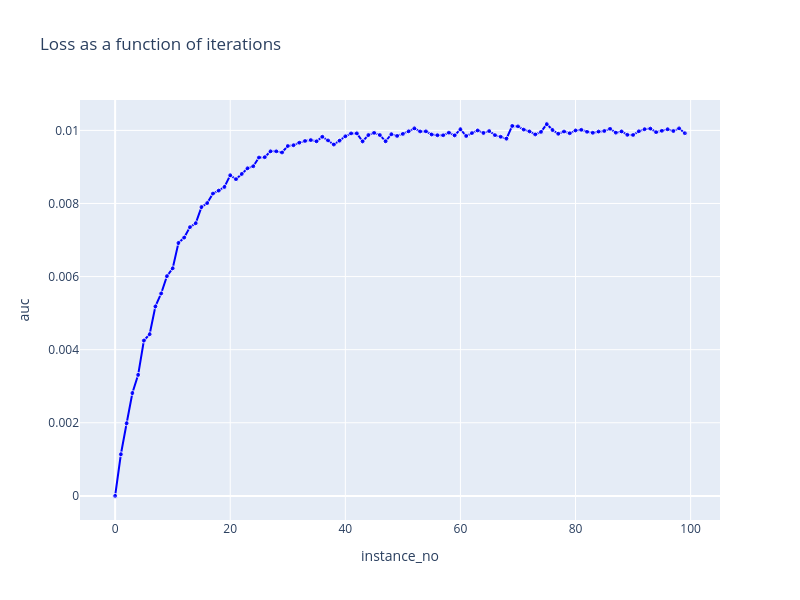

Notebook source saved alongside this figure:
### Code cell
auc = np.trapz(df['auc'], x=df['instance_no'])
print(f'Area under the curve (AUC): {auc:.2f}')

plot_2d_scatter(df, 'instance_no', 'auc', highlight=False)
